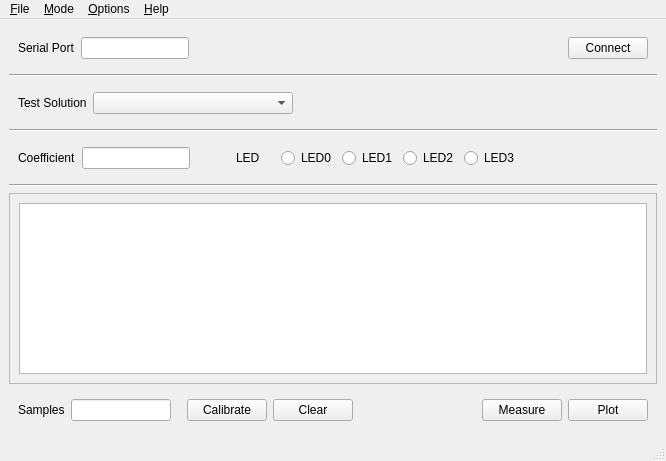
<?xml version="1.0" encoding="UTF-8"?>
<ui version="4.0">
 <class>MainWindow</class>
 <widget class="QMainWindow" name="MainWindow">
  <property name="geometry">
   <rect>
    <x>0</x>
    <y>0</y>
    <width>666</width>
    <height>461</height>
   </rect>
  </property>
  <property name="windowTitle">
   <string>Colorimeter Measurement</string>
  </property>
  <widget class="QWidget" name="centralwidget">
   <layout class="QVBoxLayout" name="verticalLayout">
    <item>
     <widget class="QWidget" name="widget" native="true">
      <property name="sizePolicy">
       <sizepolicy hsizetype="Preferred" vsizetype="Fixed">
        <horstretch>0</horstretch>
        <verstretch>0</verstretch>
       </sizepolicy>
      </property>
      <layout class="QHBoxLayout" name="horizontalLayout">
       <item>
        <widget class="QLabel" name="label">
         <property name="text">
          <string>Serial Port</string>
         </property>
        </widget>
       </item>
       <item>
        <widget class="QLineEdit" name="portLineEdit">
         <property name="sizePolicy">
          <sizepolicy hsizetype="Fixed" vsizetype="Fixed">
           <horstretch>0</horstretch>
           <verstretch>0</verstretch>
          </sizepolicy>
         </property>
         <property name="maximumSize">
          <size>
           <width>140</width>
           <height>16777215</height>
          </size>
         </property>
        </widget>
       </item>
       <item>
        <spacer name="horizontalSpacer">
         <property name="orientation">
          <enum>Qt::Horizontal</enum>
         </property>
         <property name="sizeHint" stdset="0">
          <size>
           <width>40</width>
           <height>20</height>
          </size>
         </property>
        </spacer>
       </item>
       <item>
        <widget class="QPushButton" name="connectPushButton">
         <property name="text">
          <string>Connect</string>
         </property>
        </widget>
       </item>
      </layout>
     </widget>
    </item>
    <item>
     <widget class="Line" name="line">
      <property name="orientation">
       <enum>Qt::Horizontal</enum>
      </property>
     </widget>
    </item>
    <item>
     <widget class="QWidget" name="testSolutionWidget" native="true">
      <layout class="QHBoxLayout" name="horizontalLayout_5">
       <item>
        <widget class="QLabel" name="label_4">
         <property name="text">
          <string>Test Solution</string>
         </property>
        </widget>
       </item>
       <item>
        <widget class="QComboBox" name="testSolutionComboBox">
         <property name="sizePolicy">
          <sizepolicy hsizetype="Fixed" vsizetype="Fixed">
           <horstretch>0</horstretch>
           <verstretch>0</verstretch>
          </sizepolicy>
         </property>
         <property name="minimumSize">
          <size>
           <width>200</width>
           <height>0</height>
          </size>
         </property>
        </widget>
       </item>
       <item>
        <spacer name="horizontalSpacer_5">
         <property name="orientation">
          <enum>Qt::Horizontal</enum>
         </property>
         <property name="sizeHint" stdset="0">
          <size>
           <width>461</width>
           <height>20</height>
          </size>
         </property>
        </spacer>
       </item>
      </layout>
     </widget>
    </item>
    <item>
     <widget class="Line" name="line_2">
      <property name="orientation">
       <enum>Qt::Horizontal</enum>
      </property>
     </widget>
    </item>
    <item>
     <widget class="QWidget" name="coeffLEDWidget" native="true">
      <layout class="QHBoxLayout" name="horizontalLayout_2">
       <item>
        <widget class="QLabel" name="label_2">
         <property name="text">
          <string>Coefficient</string>
         </property>
        </widget>
       </item>
       <item>
        <widget class="QLineEdit" name="coefficientLineEdit">
         <property name="sizePolicy">
          <sizepolicy hsizetype="Fixed" vsizetype="Fixed">
           <horstretch>0</horstretch>
           <verstretch>0</verstretch>
          </sizepolicy>
         </property>
         <property name="maximumSize">
          <size>
           <width>120</width>
           <height>16777215</height>
          </size>
         </property>
        </widget>
       </item>
       <item>
        <spacer name="horizontalSpacer_4">
         <property name="orientation">
          <enum>Qt::Horizontal</enum>
         </property>
         <property name="sizeType">
          <enum>QSizePolicy::Fixed</enum>
         </property>
         <property name="sizeHint" stdset="0">
          <size>
           <width>40</width>
           <height>20</height>
          </size>
         </property>
        </spacer>
       </item>
       <item>
        <widget class="QLabel" name="label_3">
         <property name="text">
          <string>LED</string>
         </property>
        </widget>
       </item>
       <item>
        <spacer name="horizontalSpacer_6">
         <property name="orientation">
          <enum>Qt::Horizontal</enum>
         </property>
         <property name="sizeType">
          <enum>QSizePolicy::Fixed</enum>
         </property>
         <property name="sizeHint" stdset="0">
          <size>
           <width>15</width>
           <height>20</height>
          </size>
         </property>
        </spacer>
       </item>
       <item>
        <widget class="QRadioButton" name="LED0RadioButton">
         <property name="sizePolicy">
          <sizepolicy hsizetype="Minimum" vsizetype="Fixed">
           <horstretch>0</horstretch>
           <verstretch>0</verstretch>
          </sizepolicy>
         </property>
         <property name="text">
          <string>LED0</string>
         </property>
        </widget>
       </item>
       <item>
        <widget class="QRadioButton" name="LED1RadioButton">
         <property name="sizePolicy">
          <sizepolicy hsizetype="Minimum" vsizetype="Fixed">
           <horstretch>0</horstretch>
           <verstretch>0</verstretch>
          </sizepolicy>
         </property>
         <property name="text">
          <string>LED1</string>
         </property>
        </widget>
       </item>
       <item>
        <widget class="QRadioButton" name="LED2RadioButton">
         <property name="sizePolicy">
          <sizepolicy hsizetype="Minimum" vsizetype="Fixed">
           <horstretch>0</horstretch>
           <verstretch>0</verstretch>
          </sizepolicy>
         </property>
         <property name="text">
          <string>LED2</string>
         </property>
        </widget>
       </item>
       <item>
        <widget class="QRadioButton" name="LED3RadioButton">
         <property name="text">
          <string>LED3</string>
         </property>
        </widget>
       </item>
       <item>
        <spacer name="horizontalSpacer_2">
         <property name="orientation">
          <enum>Qt::Horizontal</enum>
         </property>
         <property name="sizeHint" stdset="0">
          <size>
           <width>40</width>
           <height>20</height>
          </size>
         </property>
        </spacer>
       </item>
      </layout>
     </widget>
    </item>
    <item>
     <widget class="Line" name="line_3">
      <property name="orientation">
       <enum>Qt::Horizontal</enum>
      </property>
     </widget>
    </item>
    <item>
     <widget class="QFrame" name="frame">
      <property name="frameShape">
       <enum>QFrame::StyledPanel</enum>
      </property>
      <property name="frameShadow">
       <enum>QFrame::Raised</enum>
      </property>
      <layout class="QHBoxLayout" name="horizontalLayout_4">
       <item>
        <widget class="ColorimeterTableWidget" name="tableWidget">
         <property name="editTriggers">
          <set>QAbstractItemView::AnyKeyPressed|QAbstractItemView::DoubleClicked|QAbstractItemView::SelectedClicked</set>
         </property>
         <property name="alternatingRowColors">
          <bool>true</bool>
         </property>
         <property name="selectionMode">
          <enum>QAbstractItemView::ContiguousSelection</enum>
         </property>
         <property name="rowCount">
          <number>0</number>
         </property>
         <property name="columnCount">
          <number>0</number>
         </property>
        </widget>
       </item>
      </layout>
     </widget>
    </item>
    <item>
     <widget class="QWidget" name="widget_3" native="true">
      <property name="sizePolicy">
       <sizepolicy hsizetype="Minimum" vsizetype="Fixed">
        <horstretch>0</horstretch>
        <verstretch>0</verstretch>
       </sizepolicy>
      </property>
      <property name="maximumSize">
       <size>
        <width>16777215</width>
        <height>16777215</height>
       </size>
      </property>
      <layout class="QHBoxLayout" name="horizontalLayout_3">
       <item>
        <widget class="QLabel" name="label_5">
         <property name="text">
          <string>Samples</string>
         </property>
        </widget>
       </item>
       <item>
        <widget class="QLineEdit" name="samplesLineEdit">
         <property name="sizePolicy">
          <sizepolicy hsizetype="Fixed" vsizetype="Fixed">
           <horstretch>0</horstretch>
           <verstretch>0</verstretch>
          </sizepolicy>
         </property>
         <property name="minimumSize">
          <size>
           <width>100</width>
           <height>0</height>
          </size>
         </property>
         <property name="maximumSize">
          <size>
           <width>100</width>
           <height>16777215</height>
          </size>
         </property>
        </widget>
       </item>
       <item>
        <spacer name="horizontalSpacer_7">
         <property name="orientation">
          <enum>Qt::Horizontal</enum>
         </property>
         <property name="sizeType">
          <enum>QSizePolicy::Fixed</enum>
         </property>
         <property name="sizeHint" stdset="0">
          <size>
           <width>10</width>
           <height>20</height>
          </size>
         </property>
        </spacer>
       </item>
       <item>
        <widget class="QPushButton" name="calibratePushButton">
         <property name="text">
          <string>Calibrate</string>
         </property>
        </widget>
       </item>
       <item>
        <widget class="QPushButton" name="clearPushButton">
         <property name="text">
          <string>Clear</string>
         </property>
        </widget>
       </item>
       <item>
        <spacer name="horizontalSpacer_3">
         <property name="orientation">
          <enum>Qt::Horizontal</enum>
         </property>
         <property name="sizeHint" stdset="0">
          <size>
           <width>40</width>
           <height>20</height>
          </size>
         </property>
        </spacer>
       </item>
       <item>
        <widget class="QPushButton" name="measurePushButton">
         <property name="text">
          <string>Measure</string>
         </property>
        </widget>
       </item>
       <item>
        <widget class="QPushButton" name="plotPushButton">
         <property name="text">
          <string>Plot</string>
         </property>
        </widget>
       </item>
      </layout>
     </widget>
    </item>
   </layout>
  </widget>
  <widget class="QMenuBar" name="menubar">
   <property name="geometry">
    <rect>
     <x>0</x>
     <y>0</y>
     <width>666</width>
     <height>20</height>
    </rect>
   </property>
   <widget class="QMenu" name="menuFile">
    <property name="title">
     <string>&amp;File</string>
    </property>
    <addaction name="actionSave"/>
    <addaction name="actionLoad"/>
   </widget>
   <widget class="QMenu" name="menuOptions">
    <property name="title">
     <string>&amp;Options</string>
    </property>
    <widget class="QMenu" name="menuInclude">
     <property name="title">
      <string>Include</string>
     </property>
     <addaction name="actionIncludeUserTestSolutions"/>
     <addaction name="actionIncludeDefaultTestSolutions"/>
    </widget>
    <widget class="QMenu" name="menuSignificantDigits">
     <property name="title">
      <string>Significant Digits</string>
     </property>
    </widget>
    <widget class="QMenu" name="menuSample_Units">
     <property name="title">
      <string>Sample Units</string>
     </property>
     <addaction name="actionSampleUnitsUM"/>
     <addaction name="actionSampleUnitsPPM"/>
     <addaction name="actionSampleUnitsPH"/>
    </widget>
    <addaction name="menuSample_Units"/>
    <addaction name="menuSignificantDigits"/>
    <addaction name="menuInclude"/>
    <addaction name="actionEditTestSolutions"/>
   </widget>
   <widget class="QMenu" name="menu_Help">
    <property name="title">
     <string>&amp;Help</string>
    </property>
    <addaction name="actionAbout"/>
   </widget>
   <widget class="QMenu" name="menuMode">
    <property name="title">
     <string>&amp;Mode</string>
    </property>
    <addaction name="actionStandardRGBLED"/>
    <addaction name="actionCustomLEDVerB"/>
    <addaction name="actionCustomLEDVerC"/>
   </widget>
   <addaction name="menuFile"/>
   <addaction name="menuMode"/>
   <addaction name="menuOptions"/>
   <addaction name="menu_Help"/>
  </widget>
  <widget class="QStatusBar" name="statusbar"/>
  <action name="actionReloadTestSolutions">
   <property name="text">
    <string>Reload Test Solutions</string>
   </property>
  </action>
  <action name="actionIncludeUserTestSolutions">
   <property name="checkable">
    <bool>true</bool>
   </property>
   <property name="text">
    <string>User Test Solutions</string>
   </property>
  </action>
  <action name="actionIncludeDefaultTestSolutions">
   <property name="checkable">
    <bool>true</bool>
   </property>
   <property name="text">
    <string>Default Test Solutions</string>
   </property>
  </action>
  <action name="actionLoad">
   <property name="text">
    <string>Load</string>
   </property>
  </action>
  <action name="actionSave">
   <property name="text">
    <string>Save</string>
   </property>
  </action>
  <action name="actionImportTestSolution">
   <property name="text">
    <string>Import Test Solution...</string>
   </property>
  </action>
  <action name="actionRemoveTestSolution">
   <property name="text">
    <string>Remove Test Solution...</string>
   </property>
  </action>
  <action name="actionEditTestSolutions">
   <property name="text">
    <string>Edit User Test Solutions...</string>
   </property>
  </action>
  <action name="actionAbout">
   <property name="text">
    <string>About</string>
   </property>
  </action>
  <action name="actionSampleUnitsUM">
   <property name="checkable">
    <bool>true</bool>
   </property>
   <property name="text">
    <string>uM</string>
   </property>
  </action>
  <action name="actionSampleUnitsPPM">
   <property name="checkable">
    <bool>true</bool>
   </property>
   <property name="text">
    <string>ppm</string>
   </property>
  </action>
  <action name="actionStandardRGBLED">
   <property name="checkable">
    <bool>true</bool>
   </property>
   <property name="text">
    <string>Standard RGB LED</string>
   </property>
  </action>
  <action name="actionCustomLEDVerB">
   <property name="checkable">
    <bool>true</bool>
   </property>
   <property name="text">
    <string>One custom LED (Ver. B)</string>
   </property>
  </action>
  <action name="actionSignificantDigits1">
   <property name="checkable">
    <bool>true</bool>
   </property>
   <property name="text">
    <string>1</string>
   </property>
  </action>
  <action name="actionSignificantDigits2">
   <property name="checkable">
    <bool>true</bool>
   </property>
   <property name="text">
    <string>2</string>
   </property>
  </action>
  <action name="actionSignificantDigits3">
   <property name="checkable">
    <bool>true</bool>
   </property>
   <property name="text">
    <string>3</string>
   </property>
  </action>
  <action name="actionSignificantDigits4">
   <property name="checkable">
    <bool>true</bool>
   </property>
   <property name="text">
    <string>4</string>
   </property>
  </action>
  <action name="actionCustomLEDVerC">
   <property name="checkable">
    <bool>true</bool>
   </property>
   <property name="text">
    <string>Two custom LEDs (Ver. C)</string>
   </property>
  </action>
  <action name="actionSampleUnitsPH">
   <property name="checkable">
    <bool>true</bool>
   </property>
   <property name="text">
    <string>pH</string>
   </property>
  </action>
 </widget>
 <customwidgets>
  <customwidget>
   <class>ColorimeterTableWidget</class>
   <extends>QTableWidget</extends>
   <header>colorimeter.table_widget</header>
  </customwidget>
 </customwidgets>
 <resources/>
 <connections/>
</ui>
